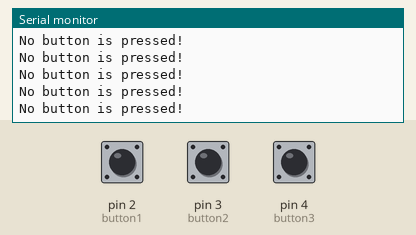
Bench run of a sketch on a simulated Arduino Uno, built with avr-gcc and run on an emulated ATmega328P. Shown: the last lines printed to the serial monitor. Inputs (shaded band) come from the test bench; at power-on: pin 2 (button1) LOW, pin 3 (button2) LOW, pin 4 (button3) LOW.

Above: at 1.2 s.
1.3 s: pin 2 (button1) pulled HIGH for 0.15 s
At 1.31 s:
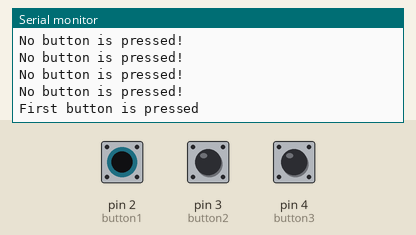
2.9 s: pin 3 (button2) pulled HIGH for 0.15 s
At 2.91 s:
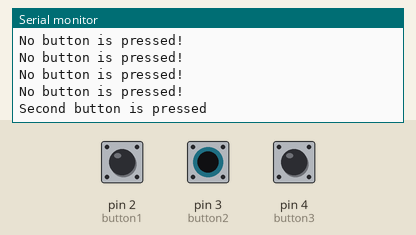
4.5 s: pin 4 (button3) pulled HIGH for 0.15 s
At 4.51 s:
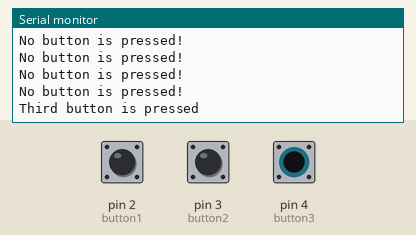
6.1 s: pin 2 (button1) driven HIGH and pin 3 (button2) driven HIGH
At 6.12 s:
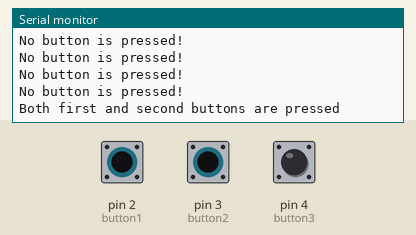
8.0 s: pin 4 (button3) pulled HIGH for 1 s
At 8.02 s:
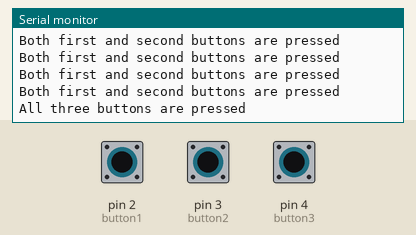
10.5 s: pin 3 (button2) driven LOW and pin 4 (button3) driven HIGH
At 10.53 s:
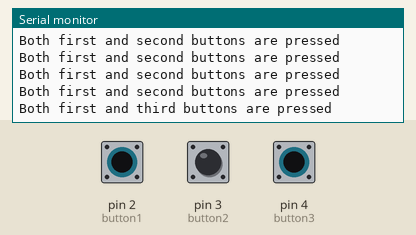

Measured:
- after the input at 1.3 s, the serial monitor: prints a new line at once (image 1)
- after the input at 2.9 s, the serial monitor: prints a new line at once (image 2)
- after the input at 4.5 s, the serial monitor: prints a new line at once (image 3)
- after the input at 6.1 s, the serial monitor: prints a new line at once (image 4)
- after the input at 8.0 s, the serial monitor: prints a new line at once (image 5)
- after the input at 10.5 s, the serial monitor: prints a new line at once (image 6)

The sketch:

serial_com_pushbutton.ino
```cpp
int button1 = 2;
int button2 = 3;
int button3 = 4;

void setup() {

pinMode (2, INPUT);
pinMode (3, INPUT);
pinMode (4, INPUT);

Serial.begin(9600);
}

void loop() {

  bool state1 = digitalRead(button1);
  bool state2 = digitalRead(button2);
  bool state3 = digitalRead(button3);

  if (state1==true && state2==false && state3==false) {
  Serial.println("First button is pressed");

  }

  else if (state1==true && state2==true && state3==false) {
  Serial.println("Both first and second buttons are pressed");

  }

  else if (state1==true && state3==true && state2==false) {
  Serial.println("Both first and third buttons are pressed");

  }

  else if (state1==true && state2==true && state3==true) {

  Serial.println("All three buttons are pressed");

  }

  else if (state2==true && state1==false && state3==false) {
  Serial.println("Second button is pressed");

  }

  else if (state2==true && state3==true && state1==false) {
  Serial.println("Both second and third buttons are pressed");

  }

  else if (state3==true && state1==false && state2==false) {
  Serial.println("Third button is pressed");

  }

  else {
  Serial.println("No button is pressed!");
  }

  delay(100);
}
```
